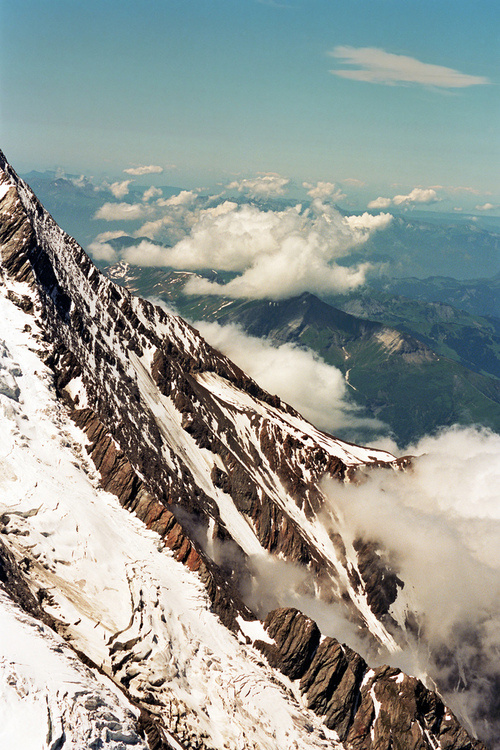
//> input picture samples/cpp/9_2_4/1.jpg, 500 x 750 px
$ ./9_2_4   (built with g++ and OpenCV 4)
//> lines starting //> are read from the running program, lines starting //| are printed output that depends on the picture; after the words box and inside, x2 and y2 are one past the last pixel; in counts of white or black regions, pixels touching at a corner belong together
//--------------------------------------【程序说明】-------------------------------------------
//		程序说明：《OpenCV3编程入门》OpenCV2版书本配套示例程序80
//		程序描述：一维直方图的绘制
//		开发测试所用操作系统： Windows 7 64bit
//		开发测试所用IDE版本：Visual Studio 2010
//		开发测试所用OpenCV版本：	2.4.9
//		2014年06月 Created by @浅墨_毛星云
//		2014年11月 Revised by @浅墨_毛星云
//------------------------------------------------------------------------------------------------


//---------------------------------【头文件、命名空间包含部分】----------------------------
//		描述：包含程序所使用的头文件和命名空间
//------------------------------------------------------------------------------------------------
#include "opencv2/highgui/highgui.hpp"
#include "opencv2/imgproc/imgproc.hpp"
#include <iostream>
#include <stdio.h>

using namespace cv;
using namespace std;


//-----------------------------------【ShowHelpText( )函数】-----------------------------
//		 描述：输出一些帮助信息
//----------------------------------------------------------------------------------------------
void ShowHelpText()
{
	//输出欢迎信息和OpenCV版本
	printf("\n\n\t\t\t非常感谢购买《OpenCV3编程入门》一书！\n");
	printf("\n\n\t\t\t此为本书OpenCV2版的第80个配套示例程序\n");
	printf("\n\n\t\t\t   当前使用的OpenCV版本为：" CV_VERSION );
	printf("\n\n  ----------------------------------------------------------------------------\n");
}


//--------------------------------------【main( )函数】-----------------------------------------
//          描述：控制台应用程序的入口函数，我们的程序从这里开始执行
//-------------------------------------------------------------------------------------------------
int main()
{
	//【1】载入原图并显示
	Mat srcImage = imread("1.jpg", 0);
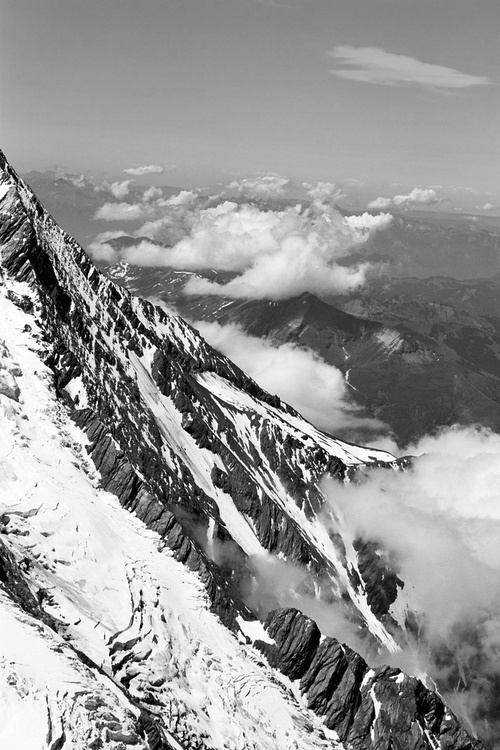
//> srcImage: 750 rows x 500 cols, CV_8UC1; min 0, max 255, mean 150.5
	imshow("原图",srcImage);
	if(!srcImage.data) {cout << "fail to load image" << endl; 	return 0;}

	system("color 1F");
	ShowHelpText();

	//【2】定义变量
	MatND dstHist;       // 在cv中用CvHistogram *hist = cvCreateHist
	int dims = 1;
	float hranges[] = {0, 255};
	const float *ranges[] = {hranges};   // 这里需要为const类型
	int size = 256;
	int channels = 0;

	//【3】计算图像的直方图
	calcHist(&srcImage, 1, &channels, Mat(), dstHist, dims, &size, ranges);    // cv 中是cvCalcHist
//> dstHist = 256 values, max 3655 at index 169, min 0 at index 255, mean 1460.4
	int scale = 1;

	Mat dstImage(size * scale, size, CV_8U, Scalar(0));
	//【4】获取最大值和最小值
	double minValue = 0;
	double maxValue = 0;
	minMaxLoc(dstHist,&minValue, &maxValue, 0, 0);  //  在cv中用的是cvGetMinMaxHistValue
//> maxValue = 3655

	//【5】绘制出直方图
	int hpt = saturate_cast<int>(0.9 * size);
	for(int i = 0; i < 256; i++)
	{
		float binValue = dstHist.at<float>(i);           //   注意hist中是float类型    而在OpenCV1.0版中用cvQueryHistValue_1D
		int realValue = saturate_cast<int>(binValue * hpt/maxValue);
		rectangle(dstImage,Point(i*scale, size - 1), Point((i+1)*scale - 1, size - realValue), Scalar(255));
	}
//> this loop made 256 passes
//> (binValue, realValue) on passes 1 to 3: (736, 46), (509, 32), (629, 40)
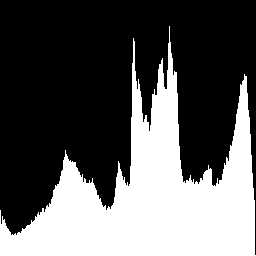
//> dstImage: 256 rows x 256 cols, CV_8UC1; 35.9% white; 1 white region, box (x1, y1, x2, y2) and area: (0, 26, 256, 256) 23520
	imshow("一维直方图", dstImage);
	waitKey(0);
	return 0;
}
